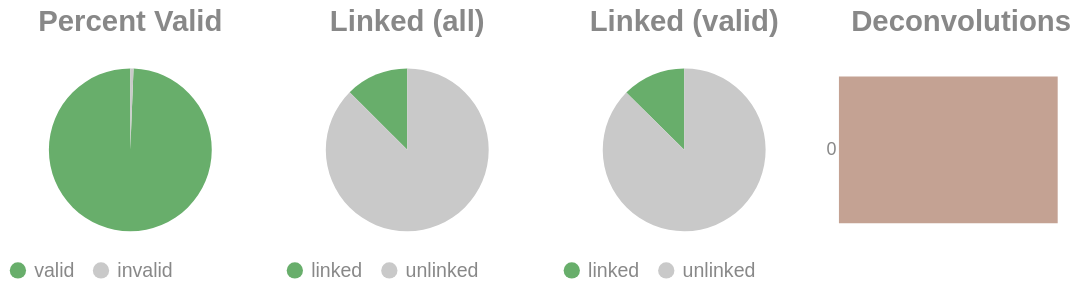

This figure's notebook cell:
### Code cell
if SKIPLR:
    pass
else:
    clash = Counter()
    for i in valids['molecule'].to_list():
        _mol = i.split("-")
        if len(_mol) == 1:
            clash.update('0')
        else:
            clash.update(_mol[-1])

    _d = {"deconvolutions": [], 'count': []}
    for k,v in clash.items():
        _d['deconvolutions'].append(k)
        _d['count'].append(v)

    tot_valid = valids['reads'].sum()
    mask = valids['reads'] >= 2
    n_linked_reads = valids.filter(mask)['reads'].sum()
    if n_linked_reads == 0:
        print_html("No linked molecules (>=2 reads) were detected; skipping linked-only distributions.")
        SKIPLR = True
    else:
        perc_valid = round(tot_valid / n_reads, 4)
        linked_perc_abs = round(n_linked_reads / n_reads, 4)
        linked_perc = round(n_linked_reads / tot_valid, 4)

    _valid = pl.DataFrame({"valids": ['valid', 'invalid'], "count": [tot_valid, n_reads - tot_valid]})
    _linked_abs = pl.DataFrame({"linked (absolute)": ['linked', 'unlinked'], "count": [n_linked_reads, n_reads - n_linked_reads]})
    _linked_rel = pl.DataFrame({"linked (valids)": ['linked', 'unlinked'], "count": [n_linked_reads, tot_valid - n_linked_reads]})

    (
        alt.hconcat(
            piechart(_valid, goodval = 'valid', title = "Percent Valid"),
            piechart(_linked_abs, goodval = "linked", title =  "Linked (all)"),
            piechart(_linked_rel, goodval = "linked", title =  "Linked (valid)"),
            convolutionbar(pl.DataFrame(_d), title = "Deconvolutions"),
            center = True,
            bounds = 'flush'
        )
        .resolve_scale(color='independent')
        .resolve_legend('independent')
        .properties(usermeta={'embedOptions': {"actions": False}})
    ).display()

### Figure 1 — Vega-Lite specification as saved in the notebook (floating-point values rounded to 4 significant figures)
{"width": "container", "height": 400, "config": {"title": {"anchor": "start", "dy": -15, "fontSize": 18, "color": "#888888", "subtitleColor": "#888888", "subtitleFontSize": 14}, "arc": {"fill": "#0072B2"}, "axis": {"domainColor": "#888888", "domainWidth": 0.5, "gridWidth": 0.2, "grid": false, "titleFontWeight": 400, "titleFontSize": 15, "labelFontSize": 11, "labelColor": "#888888", "tickColor": "#888888", "tickWidth": 0.2, "titleColor": "#888888"}, "axisBand": {"grid": false}, "axisX": {"grid": true, "tickSize": 10, "domainCap": "round"}, "axisY": {"domain": false, "grid": true, "tickSize": 0, "domainCap": "round"}, "background": "transparent", "header": {"labelFontSize": 15, "labelColor": "#888888", "titleFontSize": 15, "titleFontWeight": 600, "titleColor": "#888888"}, "legend": {"labelFont": "sans-serif", "labelFontSize": 12, "labelColor": "#888888", "symbolSize": 100, "symbolType": "circle", "titleFontSize": 12, "titlePadding": 10, "titleColor": "#888888", "title": null}, "range": {"category": ["#E69F00", "#56B4E9", "#009E73", "#F0E442", "#0072B2", "#D55E00", "#CC79A7", "#000000"], "diverging": ["#cfe8f3", "#a2d4ec", "#73bfe2", "#46abdb", "#1696d2", "#12719e"]}, "area": {"fill": "#0072B2", "fillOpacity": 0.7, "line": true, "strokeOpacity": 0.7}, "line": {"color": "#0072B2", "stroke": "#0072B2", "strokeWidth": 2}, "trail": {"color": "#0072B2", "stroke": "#0072B2", "strokeWidth": 0, "size": 1}, "point": {"filled": true, "fillOpacity": 1.0, "size": 95}, "text": {"color": "#888888", "fontSize": 11, "align": "right", "fontWeight": 400, "size": 11}, "bar": {"fill": "#0072B2", "stroke": null}, "view": {"stroke": null, "continuousWidth": 660, "continuousHeight": 400}}, "hconcat": [{"data": {"name": "data-ba8fbf85d8ba6100de9614b32cb84e86"}, "mark": {"type": "arc"}, "encoding": {"color": {"field": "valids", "legend": {"orient": "bottom", "title": null}, "scale": {"domain": ["valid", "invalid"], "range": ["#68ae6b", "#C9C9C9"]}, "title": "Valids", "type": "nominal"}, "theta": {"field": "count", "type": "quantitative"}, "tooltip": [{"field": "valids", "title": "Valids", "type": "ordinal"}, {"field": "percent", "format": ".2%", "title": "Percent", "type": "quantitative"}, {"field": "count", "title": "Count", "type": "quantitative"}]}, "height": 100, "title": {"text": "Percent Valid", "align": "center", "anchor": "middle"}, "transform": [{"calculate": "datum.count / 1552146", "as": "percent"}], "width": 150}, {"data": {"name": "data-195cf41048a9c01b6d8b76518cd00724"}, "mark": {"type": "arc"}, "encoding": {"color": {"field": "linked (absolute)", "legend": {"orient": "bottom", "title": null}, "scale": {"domain": ["linked", "unlinked"], "range": ["#68ae6b", "#C9C9C9"]}, "title": "Linked (Absolute)", "type": "nominal"}, "theta": {"field": "count", "type": "quantitative"}, "tooltip": [{"field": "linked (absolute)", "title": "Linked (Absolute)", "type": "ordinal"}, {"field": "percent", "format": ".2%", "title": "Percent", "type": "quantitative"}, {"field": "count", "title": "Count", "type": "quantitative"}]}, "height": 100, "title": {"text": "Linked (all)", "align": "center", "anchor": "middle"}, "transform": [{"calculate": "datum.count / 1552146", "as": "percent"}], "width": 150}, {"data": {"name": "data-efc8283e293f2bdd2067d264fa13c1af"}, "mark": {"type": "arc"}, "encoding": {"color": {"field": "linked (valids)", "legend": {"orient": "bottom", "title": null}, "scale": {"domain": ["linked", "unlinked"], "range": ["#68ae6b", "#C9C9C9"]}, "title": "Linked (Valids)", "type": "nominal"}, "theta": {"field": "count", "type": "quantitative"}, "tooltip": [{"field": "linked (valids)", "title": "Linked (Valids)", "type": "ordinal"}, {"field": "percent", "format": ".2%", "title": "Percent", "type": "quantitative"}, {"field": "count", "title": "Count", "type": "quantitative"}]}, "height": 100, "title": {"text": "Linked (valid)", "align": "center", "anchor": "middle"}, "transform": [{"calculate": "datum.count / 1542417", "as": "percent"}], "width": 150}, {"data": {"name": "data-d4741f3ed07f6bf4f12547e55012cdf7"}, "mark": {"type": "bar"}, "encoding": {"color": {"field": "deconvolutions", "legend": null, "scale": {"scheme": "lightgreyred"}, "type": "nominal"}, "tooltip": [{"field": "deconvolutions", "title": "Deconvolutions", "type": "ordinal"}, {"field": "percent", "format": ".2%", "title": "Percent", "type": "quantitative"}, {"field": "count", "title": "Count", "type": "quantitative"}], "x": {"axis": null, "field": "count", "type": "quantitative"}, "y": {"field": "deconvolutions", "sort": "ascending", "title": null, "type": "nominal"}}, "height": 100, "title": {"text": "Deconvolutions", "align": "center", "anchor": "middle"}, "transform": [{"calculate": "datum.count / 1432448", "as": "percent"}], "width": 150}], "bounds": "flush", "center": true, "resolve": {"legend": {"angle": "independent"}, "scale": {"color": "independent"}}, "usermeta": {"embedOptions": {"actions": false}}, "$schema": "https://vega.github.io/schema/vega-lite/v6.1.0.json", "datasets": {"data-ba8fbf85d8ba6100de9614b32cb84e86": [{"valids": "valid", "count": 1542417}, {"valids": "invalid", "count": 9729}], "data-195cf41048a9c01b6d8b76518cd00724": [{"linked (absolute)": "linked", "count": 194099}, {"linked (absolute)": "unlinked", "count": 1358047}], "data-efc8283e293f2bdd2067d264fa13c1af": [{"linked (valids)": "linked", "count": 194099}, {"linked (valids)": "unlinked", "count": 1348318}], "data-d4741f3ed07f6bf4f12547e55012cdf7": [{"deconvolutions": "0", "count": 1432448}]}}
